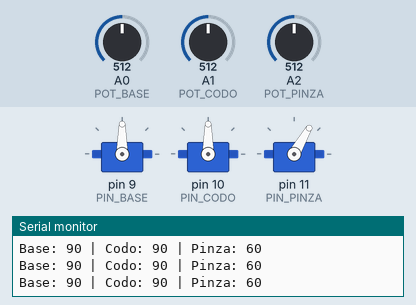
A sketch run on a simulated Arduino Mega 2560, built with avr-gcc and run on an emulated ATmega2560. Parts: 3 × servo, the last lines printed to the serial monitor. The inputs (shaded band) are chosen by the test bench; at power-on: A0 (POT_BASE) = 512, A1 (POT_CODO) = 512, A2 (POT_PINZA) = 512.

Above: at 2.2 s.
2.3 s: A0 (POT_BASE) set to 552
At 3.6 s:
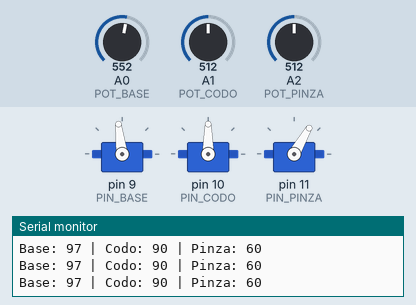
3.9 s: A0 (POT_BASE) set to 582
At 5.1 s:
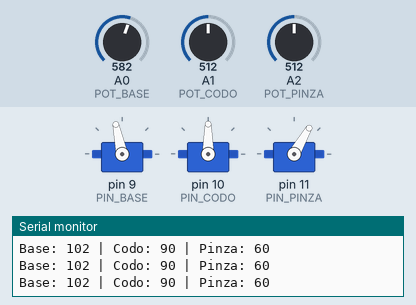
5.4 s: A1 (POT_CODO) set to 590
At 6.2 s:
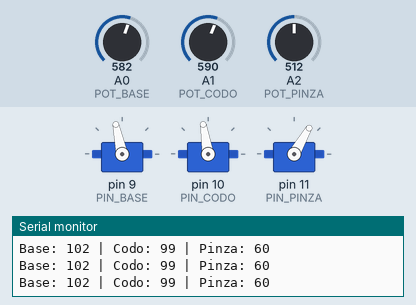
8.4 s: A1 (POT_CODO) set to 604
At 8.9 s:
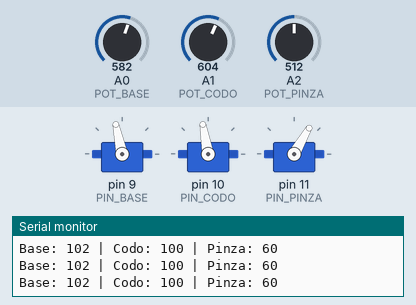
9.9 s: A2 (POT_PINZA) set to 20
At 10.5 s:
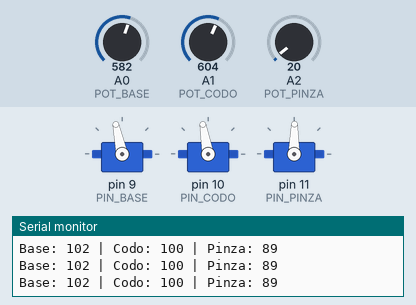
11.7 s: A0 (POT_BASE) set to 20
At 14.9 s:
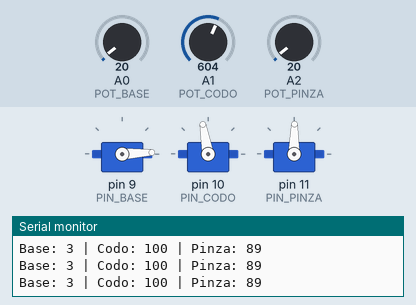
Timing chart, 0 to 15.7 s (numbered marks = the images above; inputs shaded):
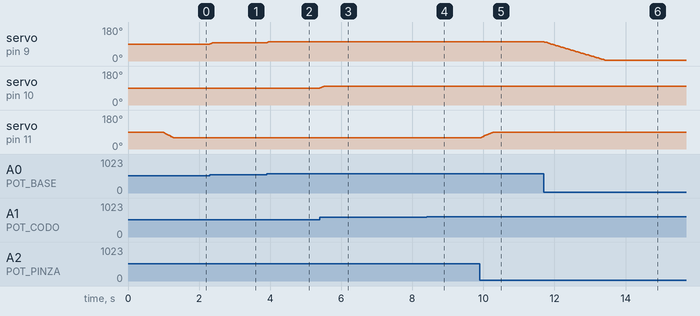

The sketch:

p7_brazo_robotico.ino
```cpp
/*
 * P7: Brazo Robótico - EigenRobotics
 *
 * Brazo con 3 servos controlado por potenciómetros.
 * Base (giro), codo (arriba/abajo), pinza (abrir/cerrar).
 *
 * Conceptos:
 * - Control de múltiples servos
 * - Mapeo de potenciómetros a ángulos
 * - Movimiento suave
 * - Secuencias programadas
 *
 * Circuito:
 * - Servo base: pin 9
 * - Servo codo: pin 10
 * - Servo pinza: pin 11
 * - Pot base: A0, Pot codo: A1, Pot pinza: A2
 */

#include <Servo.h>

// Pines de servos
const int PIN_BASE = 9;
const int PIN_CODO = 10;
const int PIN_PINZA = 11;

// Pines de potenciómetros
const int POT_BASE = A0;
const int POT_CODO = A1;
const int POT_PINZA = A2;

// Límites de movimiento (ajustar según tu brazo)
const int BASE_MIN = 0;
const int BASE_MAX = 180;
const int CODO_MIN = 30;   // Evitar que golpee la base
const int CODO_MAX = 150;
const int PINZA_ABIERTA = 90;
const int PINZA_CERRADA = 30;

// Servos
Servo servoBase;
Servo servoCodo;
Servo servoPinza;

// Posiciones actuales
int posBase = 90;
int posCodo = 90;
int posPinza = 90;

void setup() {
  Serial.begin(9600);
  Serial.println("Brazo Robotico - EigenRobotics");
  Serial.println("Mueve los potenciometros para controlar");
  Serial.println();

  // Inicializar servos
  servoBase.attach(PIN_BASE);
  servoCodo.attach(PIN_CODO);
  servoPinza.attach(PIN_PINZA);

  // Posición inicial (centro)
  posicionInicial();

  delay(1000);
}

void loop() {
  // Leer potenciómetros
  int lecturaBase = analogRead(POT_BASE);
  int lecturaCodo = analogRead(POT_CODO);
  int lecturaPinza = analogRead(POT_PINZA);

  // Mapear a ángulos
  int objetivoBase = map(lecturaBase, 0, 1023, BASE_MIN, BASE_MAX);
  int objetivoCodo = map(lecturaCodo, 0, 1023, CODO_MIN, CODO_MAX);
  int objetivoPinza = map(lecturaPinza, 0, 1023, PINZA_ABIERTA, PINZA_CERRADA);

  // Mover suavemente hacia el objetivo
  posBase = moverSuave(posBase, objetivoBase, 2);
  posCodo = moverSuave(posCodo, objetivoCodo, 2);
  posPinza = moverSuave(posPinza, objetivoPinza, 3);

  // Aplicar posiciones
  servoBase.write(posBase);
  servoCodo.write(posCodo);
  servoPinza.write(posPinza);

  // Mostrar posiciones
  Serial.print("Base: ");
  Serial.print(posBase);
  Serial.print(" | Codo: ");
  Serial.print(posCodo);
  Serial.print(" | Pinza: ");
  Serial.println(posPinza);

  delay(20);
}

// Mover gradualmente hacia el objetivo
int moverSuave(int actual, int objetivo, int paso) {
  if (actual < objetivo) {
    return min(actual + paso, objetivo);
  } else if (actual > objetivo) {
    return max(actual - paso, objetivo);
  }
  return actual;
}

// Volver a posición central
void posicionInicial() {
  servoBase.write(90);
  servoCodo.write(90);
  servoPinza.write(PINZA_ABIERTA);
  posBase = 90;
  posCodo = 90;
  posPinza = PINZA_ABIERTA;
}

// ==================== SECUENCIAS EJEMPLO ====================

// Agarrar objeto delante y dejarlo a la derecha
void secuenciaAgarrar() {
  // Posición inicial
  moverA(90, 90, PINZA_ABIERTA);
  delay(500);

  // Bajar al objeto
  moverA(90, 50, PINZA_ABIERTA);
  delay(500);

  // Cerrar pinza
  moverA(90, 50, PINZA_CERRADA);
  delay(500);

  // Subir
  moverA(90, 120, PINZA_CERRADA);
  delay(500);

  // Girar a la derecha
  moverA(30, 120, PINZA_CERRADA);
  delay(500);

  // Bajar
  moverA(30, 50, PINZA_CERRADA);
  delay(500);

  // Soltar
  moverA(30, 50, PINZA_ABIERTA);
  delay(500);

  // Volver
  posicionInicial();
}

// Mover todos los servos a posición específica
void moverA(int base, int codo, int pinza) {
  // Movimiento gradual
  while (posBase != base || posCodo != codo || posPinza != pinza) {
    posBase = moverSuave(posBase, base, 2);
    posCodo = moverSuave(posCodo, codo, 2);
    posPinza = moverSuave(posPinza, pinza, 3);

    servoBase.write(posBase);
    servoCodo.write(posCodo);
    servoPinza.write(posPinza);

    delay(20);
  }
}

/*
 * EXPERIMENTOS:
 *
 * 1. Ajusta los límites (CODO_MIN, etc.) para tu brazo
 * 2. Llama a secuenciaAgarrar() desde loop() para probar
 * 3. Crea tus propias secuencias
 * 4. Añade un botón para activar secuencias
 * 5. Guarda posiciones en array para reproducirlas
 * 6. Integra control IR del P6
 *
 * PARA EJECUTAR SECUENCIA:
 * Descomenta esta línea en loop():
 *   secuenciaAgarrar();
 *   while(true); // Ejecutar solo una vez
 */
```

Measured:
- after the input at 2.3 s, servo on pin 9 (PIN_BASE): 90° → 97° at once
- after the input at 3.9 s, servo on pin 9 (PIN_BASE): 97° → 102° at once
- after the input at 5.4 s, servo on pin 10 (PIN_CODO): 90° → 99° at once
- after the input at 8.4 s, servo on pin 10 (PIN_CODO): 99° → 100° at once
- after the input at 9.9 s, servo on pin 11 (PIN_PINZA): moves from 60° to 89° over 0.33 s, starting at once
- after the input at 11.7 s, servo on pin 9 (PIN_BASE): moves from 102° to 3° over 1.7 s, starting at once
